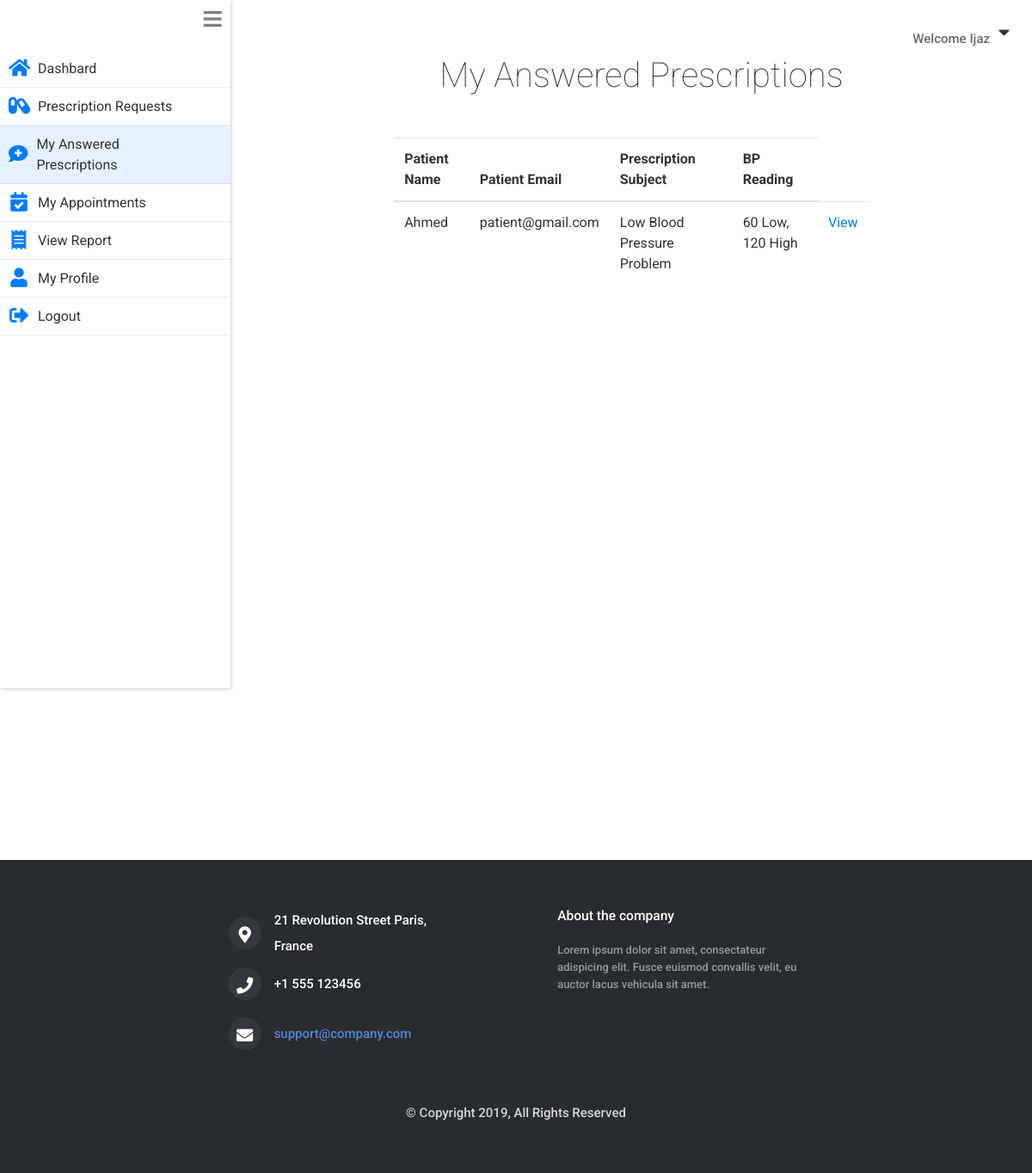
Screenshot of /doctor/doctor_answered_prescriptions.php (signed in) with the database file from the repository.
### tables this page shows
CREATE TABLE `doctors` (
  `id` int(11) NOT NULL,
  `username` varchar(255) NOT NULL,
  `name` varchar(255) NOT NULL,
  `email` varchar(255) NOT NULL,
  `gender` varchar(6) NOT NULL,
  `hashedPassword` varchar(255) NOT NULL,
  `phone` varchar(60) NOT NULL,
  `address` varchar(255) NOT NULL,
  `city` varchar(60) NOT NULL,
  `dob` varchar(255) NOT NULL,
  `about` varchar(255) NOT NULL,
  `specialization` varchar(60) NOT NULL,
  `qualification` varchar(60) NOT NULL,
  `fees` int(11) NOT NULL,
  `created_on` timestamp NOT NULL DEFAULT CURRENT_TIMESTAMP
);

CREATE TABLE `prescription_table` (
  `prescription_id` int(11) NOT NULL,
  `doctor_id` int(11) NOT NULL,
  `patient_id` int(11) NOT NULL,
  `status` varchar(60) NOT NULL,
  `subject` varchar(255) NOT NULL,
  `bp_low` int(5) NOT NULL,
  `bp_high` int(5) NOT NULL,
  `headache` tinyint(1) NOT NULL DEFAULT '0',
  `dizziness` tinyint(1) NOT NULL DEFAULT '0',
  `visual_changes` varchar(255) NOT NULL,
  `medication` varchar(255) NOT NULL,
  `food_detail` varchar(255) NOT NULL,
  `exercise_detail` varchar(255) NOT NULL,
  `other_info` varchar(255) NOT NULL,
  `created_on` timestamp NOT NULL DEFAULT CURRENT_TIMESTAMP
);

CREATE TABLE `patients` (
  `id` int(11) NOT NULL,
  `username` varchar(255) NOT NULL,
  `name` varchar(255) NOT NULL,
  `email` varchar(255) NOT NULL,
  `gender` varchar(6) NOT NULL,
  `hashedPassword` varchar(255) NOT NULL,
  `phone` varchar(255) NOT NULL,
  `address` varchar(255) NOT NULL,
  `city` varchar(255) NOT NULL,
  `dob` varchar(255) NOT NULL,
  `created_on` timestamp NOT NULL DEFAULT CURRENT_TIMESTAMP
);

### private/functions.php (called while the page is built, shortened)
<?php
function loggedInDoctorId(){
  return $_SESSION[SessionContract::SESSION_DOCTOR_ID];
}
  function urlFor($script_path) {
      if($script_path[0] != '/') {
        $script_path = "/" . $script_path;
      }
      return WWW_ROOT . $script_path;
  }
  function getStylePath($stylesheet_name) {
      if($stylesheet_name[0] != '/') {
        $stylesheet_name = "/" . $stylesheet_name;
      }
      return STYLES_PATH . $stylesheet_name;
  }
?>

### private/model/doctor.class.php (called while the page is built, shortened)
<?php
class Doctor
{
    private $name;
    static private $db;
    function __construct($args =[]){
            $this->setId($args[DoctorTable::COLUMN_ID] ?? '');
    }
    static public function setDatabase($pdo){
      if($pdo){
        Doctor::$db = $pdo;
      }
      else{
        throw new \Exception("Please pass valid database in doctor ");
      }
    }
    static public function find_doctor_by_id($id){
        $queryString = "SELECT * FROM ".DoctorTable::TABLE_NAME;
        $queryString .= " WHERE ".DoctorTable::COLUMN_ID." = ?";
        $stmt = Doctor::$db->prepare($queryString);
        $stmt->execute([$id]);
        $doctor = $stmt->fetch(PDO::FETCH_ASSOC);
        if($doctor){
          return new Doctor($doctor);
        }
        return false;
    }
    public function setId($id) {
         $this->reviews = Review::find_reviews_by_doctor_id($id);
    }
    public function getName() {
         return $this->name;
    }
    public function setName($name) {
         $this->name = $name;
    }
}
 ?>

### private/model/review.class.php (called while the page is built, shortened)
<?php
class Review
{
    static private $db;
    static public function setDatabase($pdo){
      if($pdo){
        Review::$db = $pdo;
      }
      else{
        throw new \Exception("Please pass valid database in Review1 ");
      }
    }
    static public function find_reviews_by_doctor_id($doctor_id){
        $queryString  = "SELECT * FROM ".ReviewTable::TABLE_NAME." ";
        $queryString .= "WHERE ".ReviewTable::COLUMN_DOCTOR_ID." = ?";
        $stmt = Review::$db->prepare($queryString);
        $stmt->execute([$doctor_id]);
        $reviews  = $stmt->fetchAll(PDO::FETCH_ASSOC);
        if(!empty($reviews)){
          return $reviews;
        }else{
          return false;
        }
      }
}
?>

### private/model/prescription.class.php (called while the page is built, shortened)
<?php
class Prescription
{
  private $bpHigh;
  private $bpLow;
  private $subject;
  private $prescriptionId;
  private $patient;
  static private $db;
  static public function setDatabase($pdo){
    if($pdo){
      Prescription::$db = $pdo;
    }
    else{
      throw new \Exception("Please pass valid database in Patient ");
    }
  }
  static public function find_prescriptions_by_doctor_id($doctorId){
    $queryString  = "SELECT * FROM ".PrescriptionTable::TABLE_NAME." ";
    $queryString .= "WHERE ".PrescriptionTable::COLUMN_DOCTOR_ID." = ?";
    $stmt = Prescription::$db->prepare($queryString);
    $stmt->execute([$doctorId]);
    $prescriptions = [];
    while($prescriptionAssoc = $stmt->fetch(PDO::FETCH_ASSOC)){
      $prescriptionObj = new self($prescriptionAssoc);
      $prescriptions[] = $prescriptionObj;
    }
    if(!empty($prescriptions)){
      return $prescriptions;
    }else{
      return false;
    }
  }
  public function getPatientName(){
    return $this->patient->getName();
  }
  public function getPatientEmail(){
    return $this->patient->getEmail();
  }
    function __construct($args){
        $this->setDoctorId($args[PrescriptionTable::COLUMN_DOCTOR_ID] ?? '');
        $this->setPatientId($args[PrescriptionTable::COLUMN_PATIENT_ID] ?? '');
    }
    public function getPrescriptionId() {
         return $this->prescriptionId;
    }
    public function setPrescriptionId($prescriptionId) {
         $this->prescriptionId = $prescriptionId;
    }
    public function setDoctorId($doctorId) {
         $this->doctor = Doctor::find_doctor_by_id($doctorId);
    }
    public function setPatientId($patientId) {
         $this->patient = Patient::find_patient_by_id($patientId);
    }
    public function getSubject() {
         return $this->subject;
    }
    public function setSubject($subject) {
         $this->subject = $subject;
    }
    public function getBpLow() {
         return $this->bpLow;
    }
    public function setBpLow($bpLow) {
         $this->bpLow = $bpLow;
    }
    public function getBpHigh() {
         return $this->bpHigh;
    }
    public function setBpHigh($bpHigh) {
         $this->bpHigh = $bpHigh;
    }
}
?>

### private/model/patient.class.php (called while the page is built, shortened)
<?php
class Patient {
    private $name;
    private $email;
    static private $db;
  static public function setDatabase($pdo){
    if($pdo){
      Patient::$db = $pdo;
    }
    else{
      throw new \Exception("Please pass valid database in Patient ");
    }
  }
  static public function find_patient_by_id($id){
    $queryString  = "SELECT * FROM ".PatientTable::TABLE_NAME." ";
    $queryString .= "WHERE ".PatientTable::COLUMN_ID." = ?";
    $stmt = Patient::$db->prepare($queryString);
    $stmt->execute([$id]);
    $patient = $stmt->fetch(PDO::FETCH_ASSOC);
    if($patient){
      return new Patient($patient);
    }
    else {
      return false;
    }
  }
  public function setName($name='')
  {
    $this->name = $name;
  }
  public function setEmail($email='')
  {
    $this->email = $email;
  }
  public function getName()
  {
    return $this->name;
  }
  public function getEmail()
  {
    return $this->email;
  }
}
?>

### public/doctor/doctor_answered_prescriptions.php (the view, shortened to what this page needs)
<?php require_once('../../private/initialize.php');
  $prescriptons = Prescription::find_prescriptions_by_doctor_id(loggedInDoctorId());
    $page_title = "My Answered Prescriptions";
    require_once(getSharedFilePath('doctor/header.php'));
?>
    <section class="main_content mb-5">
      <h1 class="mb-4 text-center">My Answered Prescriptions</h1>
      <table  class=" col-11 mx-auto col-sm-8 mt-5 table table-responsive" >
        <thead>
          <tr>
            <th>Patient Name</th>
            <th>Patient Email</th>
            <th>Prescription Subject</th>
            <th>BP Reading</th>
          </tr>
        </thead>
        <tbody>
          <?php foreach ($prescriptons as $prescription): ?>
            <tr>
              <td><?php echo $prescription->getPatientName(); ?></td>
              <td><?php echo $prescription->getPatientEmail(); ?></td>
              <td><?php echo $prescription->getSubject(); ?></td>
              <td><?php echo $prescription->getBpLow()." Low, ".$prescription->getBpHigh()." High"; ?></td>
              <td> <a href="<?php echo urlFor("doctor/prescription_detail.php?prescription_id=").$prescription->getPrescriptionId(); ?>">View</a> </td>
            </tr>
          <?php endforeach; ?>
        </tbody>
      </table>
    </section>
<?php     require_once(getSharedFilePath('doctor/footer.php')); ?>

### private/shared/doctor/header.php (shortened to what this page needs)
<?php
  $doctor_id = loggedInDoctorId();
  $doctor = Doctor::find_doctor_by_id($doctor_id);
 ?>
<!DOCTYPE html>
<html lang="en" dir="ltr">
  <head>
    <link rel="stylesheet" href="<?php echo getStylePath("main.css"); ?>">
    <link rel="stylesheet" href="https://stackpath.bootstrapcdn.com/bootstrap/4.3.1/css/bootstrap.min.css">
    <link rel="stylesheet" href="https://use.fontawesome.com/releases/v5.7.0/css/all.css">
  </head>
  <body>
      <div class="welcome_bar">
        <p>Welcome <?php echo $doctor->getName(); ?> </p><i id="welcome_drop_down_btn" class="fas fa-caret-down"></i>
      </div>
    <div class="content">
      <nav class="drawer
      <?php if($page_title=='My Appointments'){echo "drawer_collapse";}; ?>">
         <i id="drawer_icon" class="fas fa-bars"></i>
         <ul>
         <li onclick="location.href='<?php echo urlFor("doctor/index.php"); ?>';"
           class="<?php if($page_title=='Dashboard'){echo "item_selected";}; ?>">
           <i class="drawer_item_icon fas fa-home"></i>
           <a>Dashbard</a>
         </li>
         <li onclick="location.href='<?php echo urlFor("doctor/prescription_requests.php"); ?>';"
           class="<?php if($page_title=='Prescription Requests'){echo "item_selected";}; ?>">
           <i class="drawer_item_icon fas fa-capsules"></i>
           <a>Prescription Requests</a>
         </li>
         <li onclick="location.href='<?php echo urlFor("doctor/doctor_answered_prescriptions.php"); ?>';"
           class="<?php if($page_title=='My Answered Prescriptions'){echo "item_selected";}; ?>">
           <i class="drawer_item_icon fas fa-comment-medical"></i>
           <a>My Answered Prescriptions</a>
         </li>
         <li  onclick="location.href='<?php echo urlFor("doctor/my_appointments.php"); ?>';"
           class="<?php if($page_title=='My Appointments'){echo "item_selected";}; ?>">
           <i class="drawer_item_icon fas fa-calendar-check"></i>
           <a>My Appointments</a>
         </li>
         <li onclick="location.href='<?php echo urlFor("doctor/report.php"); ?>';"
           class="<?php if($page_title=='View Report'){echo "item_selected";}; ?>">
           <i class="drawer_item_icon fas fa-receipt"></i>
           <a>View Report</a>
         </li>
         <li onclick="location.href='<?php echo urlFor("doctor/profile.php"); ?>';"
           class="<?php if($page_title=='Profile'){echo "item_selected";}; ?>">
           <i class="drawer_item_icon fas fa-user"></i>
           <a>My Profile</a>
         </li>
         <li onclick="location.href='<?php echo urlFor("doctor/doLogout.php"); ?>';">
           <i class="drawer_item_icon fas fa-sign-out-alt"></i>
           <a>Logout</a>
         </li>
       </ul>
      </nav>

### private/styles/css/main.css (style rules this page uses)
* { margin: 0; padding: 0; -webkit-font-smoothing: antialiased; -webkit-text-shadow: rgba(0, 0, 0, 0.01) 0 0 1px; text-shadow: rgba(0, 0, 0, 0.01) 0 0 1px; }
body { font-family: 'Roboto', sans-serif; font-size: 15px; font-weight: 500; background: #FFFFFF; color: #696969; }
div { display: block; position: relative; -webkit-box-sizing: border-box; -moz-box-sizing: border-box; box-sizing: border-box; }
ul { list-style: none; margin-bottom: 0px; }
p { font-family: 'Roboto', sans-serif; font-size: 15px; line-height: 2; font-weight: 500; color: #696969; -webkit-font-smoothing: antialiased; -webkit-text-shadow: rgba(0, 0, 0, 0.01) 0 0 1px; text-shadow: rgba(0, 0, 0, 0.01) 0 0 1px; }
p:last-of-type { margin-bottom: 0; }
a { -webkit-transition: all 200ms ease; -moz-transition: all 200ms ease; -ms-transition: all 200ms ease; -o-transition: all 200ms ease; transition: all 200ms ease; }
a, a:hover, a:visited, a:active, a:link { text-decoration: none; }
h1 { font-size: 48px; }
h1, h2, h3, h4, h5, h6 { font-family: 'Roboto', sans-serif; -webkit-font-smoothing: antialiased; -webkit-text-shadow: rgba(0, 0, 0, 0.01) 0 0 1px; text-shadow: rgba(0, 0, 0, 0.01) 0 0 1px; }
section { display: block; position: relative; box-sizing: border-box; }
* { margin: 0; padding: 0; font-family: 'Roboto', sans-serif; color: #333333; }
.welcome_bar { display: flex; position: absolute; z-index: 1; top: 0; right: 0; margin: 16px; align-items: center; justify-content: center; }
.welcome_bar p { margin-top: 14px; }
.welcome_bar #welcome_drop_down_btn { font-size: 1.3em; padding: 10px; box-sizing: border-box; fill: #333333; }
.content { display: flex; }
.drawer { position: relative; font-weight: normal; height: 100vh; display: block; box-shadow: 1px 1px 4px rgba(0, 0, 0, 0.2); flex-basis: 350px; }
.drawer #drawer_icon { font-size: 1.5em; color: grey; position: absolute; top: 0; right: 0; padding: 10px; box-sizing: border-box; }
.drawer ul { list-style: none; display: flex; flex-direction: column; padding-top: 58px; }
.drawer li { display: flex; justify-content: flex-start; align-items: center; padding: 10px; padding-right: 48px; box-sizing: border-box; position: relative; }
.drawer li::after { display: inline-block; content: ""; height: 1px; width: 100%; position: absolute; bottom: 0; left: 0; background: rgba(51, 51, 51, 0.1); }
.drawer li a { text-decoration: none; color: #333333; padding-left: 10px; }
.drawer .drawer_item_icon { font-size: 1.4em; text-align: center; width: 24px; height: 24px; color: #007bff; }
.drawer .item_selected { background: rgba(0, 123, 255, 0.1); }
.main_content { width: 100%; padding: 0 30px; margin-bottom: 0px; }
.main_content h1 { font-weight: lighter; text-align: center; margin-left: 24px; margin-top: 64px; }
table.table a { color: #007bff; }

### rows the page displays
doctors: name "Ijaz"
prescription_table: patient.name "Ahmed", patient.email "patient@gmail.com", subject "Low Blood Pressure Problem", bp_low "60", bp_high "120"
